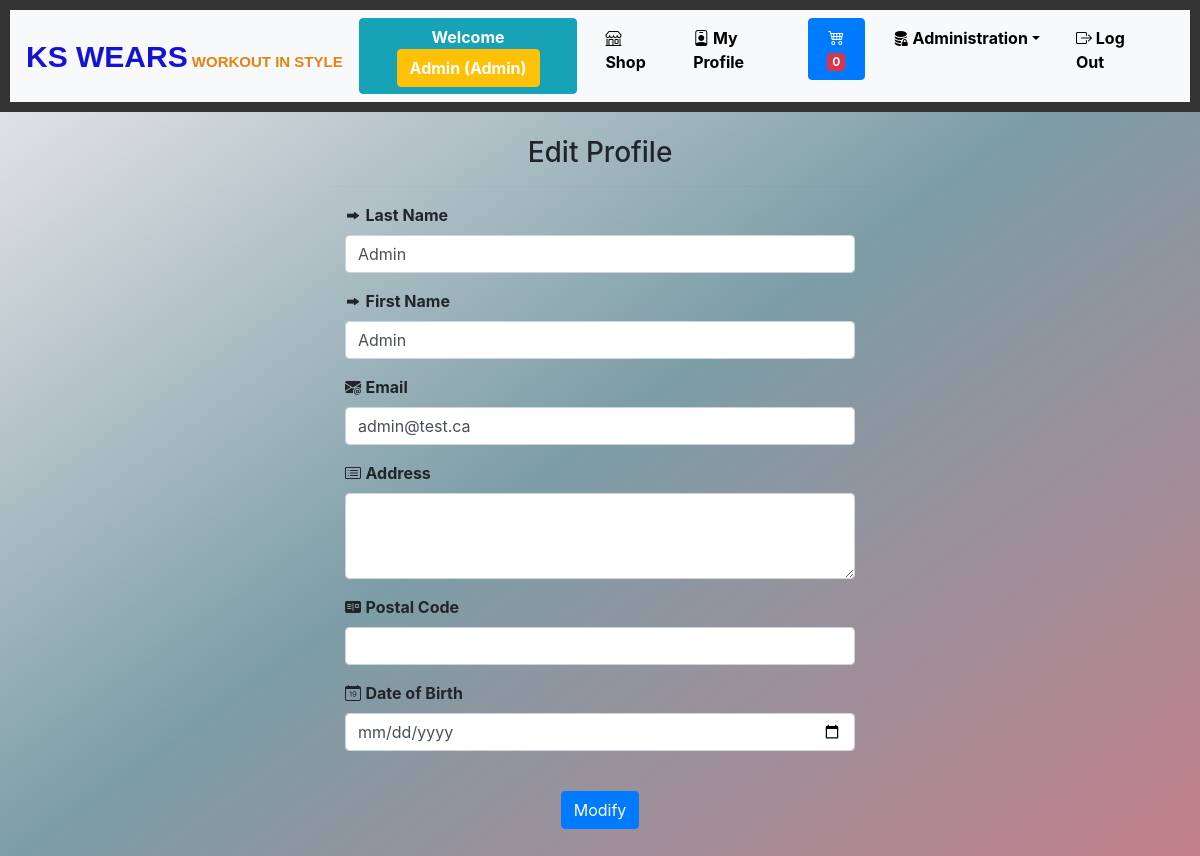
Page /editMyProfile.php (signed in) on the committed database.
### tables this page shows
CREATE TABLE Utilisateur (
    id INT PRIMARY KEY auto_increment,
    nom VARCHAR(255),
    prenom VARCHAR(255),
    email VARCHAR(255),
    mot_de_passe VARCHAR(255),
    addresse VARCHAR(255),
    postal_code VARCHAR(15),
    date_naissance DATE,
    roleU varchar(10)
);

### includes/fonctions.php (called while the page is built, shortened)
<?php
function connexionDB()
{
    $dbhost = "localhost";
    $dbuser = "root";
    $dbpassword = "";
    $dbname = "KsWear";
    $dbport = 3306;
    $conn = mysqli_connect($dbhost, $dbuser, $dbpassword, $dbname, $dbport);
    return $conn;
}
function getUserById($id)
{
    $conn = connexionDB();
    $sql = "SELECT * FROM Utilisateur where id=?; ";
    $stmt = $conn->prepare($sql);
    $stmt->bind_param('i', $id);
    $stmt->execute();
    $result = $stmt->get_result();
    $user = $result->fetch_assoc();
    return $user;
}
?>

### editMyProfile.php (the view, shortened to what this page needs)
<?php
include "./public/headers.php";
if (isset($_SESSION['utilisateur'])) {
    $id = $_SESSION['user_id'];
    $user = getUserById($id);
}
?>
<section>
    <div class="registerfrm">
        <div class="container">
            <div class="row">
                <div class="col-md-6 offset-md-3">
                    <div class="login-container">
                        <center>
                            <h3 class="mb-3">Edit Profile</h3>
                        </center>
                        <hr>
                        <form method="post">
                            <div class="container">
                                <div class="mb-3">
                                    <label for="nom" class="form-label"><i class="bi bi-forward-fill"></i> <b>Last
                                            Name</b></label>
                                    <input type="text" name="nom" class="form-control" id="nom"
                                        value="<?php echo $user['nom']; ?>">
                                </div>
                                <div class="mb-3">
                                    <label for="prenom" class="form-label"><i class="bi bi-forward-fill"></i> <b>First
                                            Name</b></label>
                                    <input type="text" name="prenom" class="form-control" id="prenom"
                                        value="<?php echo $user['prenom']; ?>">
                                </div>
                                <div class="mb-3">
                                    <label for="exampleInputEmail1" class="form-label"><i
                                            class="bi bi-envelope-at-fill"></i> <b>Email</b></label>
                                    <input type="email" name="email" class="form-control" id="exampleInputEmail1"
                                        value="<?php echo $user['email']; ?>">
                                </div>
                                <div class="mb-3">
                                    <label for="addresse" class="form-label"><i class="bi bi-card-list"></i>
                                        <b>Address</b></label>
                                    <textarea class="form-control" name="addresse"
                                        rows="3"><?php echo $user['addresse']; ?></textarea>
                                </div>
                                <div class="mb-3">
                                    <label for="postal_code" class="form-label"><i class="bi bi-postcard-fill"></i>
                                        <b>Postal
                                            Code</b></label>
                                    <input type="text" name="postal_code" class="form-control"
                                        value="<?php echo $user['postal_code']; ?>">
                                </div>
                                <div class="mb-3">
                                    <label for="date_naissance" class="form-label"><i class="bi bi-calendar-date"></i>
                                        <b>Date of Birth</b></label>
                                    <input type="date" name="date_naissance" class="form-control" id="date_naissance"
                                        value="<?php echo $user['date_naissance']; ?>">
                                </div>
                                <br>
                                <center>
                                    <div class="mb-3">
                                        <button type="submit" name="register" class="btn btn-primary">Modify</button>
                                    </div>
                                </center>
                            </div>
                        </form>
                    </div>
                </div>
            </div>
        </div>
    </div>
</section>
</body>
</html>

### css/style.css (style rules this page uses)
body { margin: 0; background: linear-gradient(to right bottom, rgb(240, 236, 238), rgb(124, 157, 167), rgb(196, 128, 138)); min-height: 100vh; font-family: "Roboto", sans-serif; }
.registerfrm { margin: 2%; }

### rows in the picture
utilisateur: nom "Admin", prenom "Admin", email "admin@test.ca"

### other values in the picture
$utilisateur_prenom "Admin"
$utilisateur_nom "Admin"
$quantity "0"
